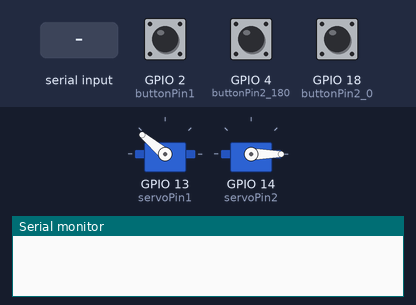
This sketch was run on a simulated ESP32. On the bench: 2 × servo, the last lines printed to the serial monitor. The test bench sets the inputs (shaded band); at power-on: GPIO 4 (buttonPin2_180) LOW, GPIO 2 (buttonPin1) LOW, GPIO 18 (buttonPin2_0) LOW.

Above: at 1.2 s.
1.3 s: GPIO 4 (buttonPin2_180) pulled HIGH for 1 s
At 3.3 s:
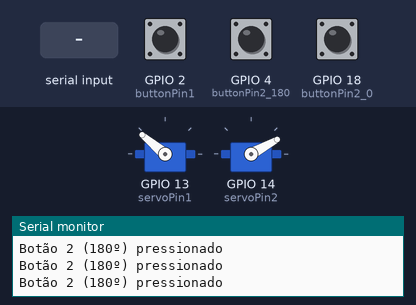
3.8 s: GPIO 2 (buttonPin1) pulled HIGH for 0.15 s
At 4.47 s:
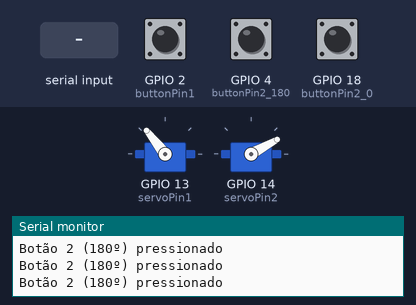
6.8 s: GPIO 18 (buttonPin2_0) pulled HIGH for 1 s
At 7.25 s:
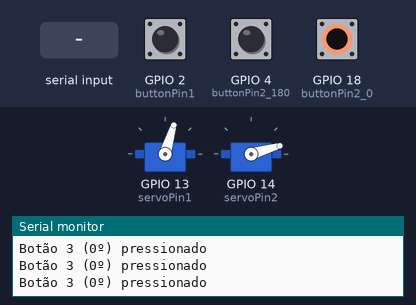
9.8 s: byte 90 received over Serial
12.8 s: byte 120 received over Serial
At 13.3 s:
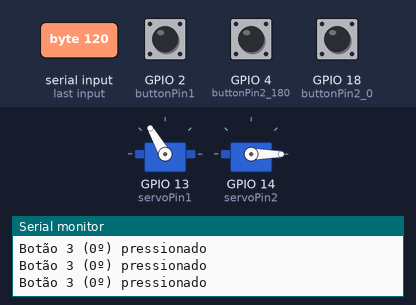
14.3 s: GPIO 2 (buttonPin1) pulled HIGH for 1 s
Timing chart, 0 to 20.9 s (numbered marks = the images above; inputs shaded):
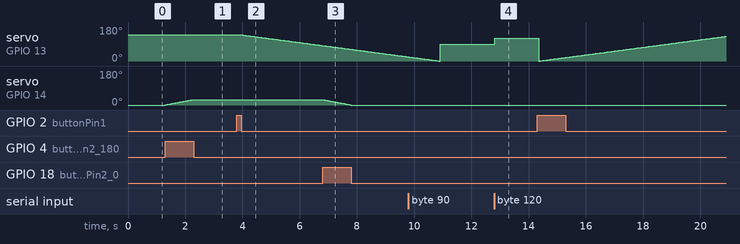

Measured:
- after the input at 1.3 s, servo on GPIO 14 (servoPin2): moves from 0° to 29° over 0.99 s, starting at once
- after the input at 3.8 s, servo on GPIO 13 (servoPin1): moves from 140° to 82° over 2.9 s, starting after 0.11 s
- after the input at 6.8 s, servo on GPIO 14 (servoPin2): moves from 29° to 0° over 0.99 s, starting at once
- after the input at 12.8 s, servo on GPIO 13 (servoPin1): 90° → 120° at once

The sketch:

portao_estores_2_cores_final.ino
```cpp
#include <ESP32Servo.h>
#include "freertos/FreeRTOS.h"
#include "freertos/task.h"

// Código 1
Servo servo1;                // Cria um objeto Servo
const int servoPin1 = 13;    // Pino onde o servo está conectado
const int buttonPin1 = 2;    // Pino onde o botão está conectado
int buttonState1 = 0;        // Variável para armazenar o estado do botão
bool servoAtInitialPosition1 = true; // Variável para verificar se o servo está na posição inicial
int servoPosition1 = 140;      // Variável para controlar a posição do servo

// Código 2
Servo servo2;                // Cria um objeto Servo
const int servoPin2 = 14;    // Pino onde o servo está conectado
const int buttonPin2_180 = 4;  // Pino onde o botão 2 está conectado
const int buttonPin2_0 = 18;    // Pino onde o botão 3 está conectado
int buttonState2_180 = 0;     // Variável para armazenar o estado do botão 2
int buttonState2_0 = 0;       // Variável para armazenar o estado do botão 3
int servoPosition2 = 0;       // Variável para controlar a posição do servo

void task1(void *parameter) {
  servo1.attach(servoPin1);  // Anexa o servo ao pino 13
  pinMode(buttonPin1, INPUT_PULLDOWN);  // Define o pino do botão como entrada com pull-down interno
  servo1.write(servoPosition1);  // Define a posição inicial do servo como 140 graus

  for (;;) {
    buttonState1 = digitalRead(buttonPin1);  // Lê o estado do botão

    if (Serial.available() > 0) { // Verifica se há dados disponíveis para leitura no serial
      int data = Serial.read(); // Lê o dado serial
      // Mova o servo para a posição recebida
      servo1.write(data);
    }

    if (buttonState1 == HIGH) {  // Verifica se o botão foi pressionado
      delay(50);  // Debounce do botão
      if (digitalRead(buttonPin1) == HIGH) {
        if (servoAtInitialPosition1) {
          for (int pos = servoPosition1; pos >= 0; pos -= 1) { // Move o servo gradualmente para 0 graus
            servo1.write(pos);
            delay(50); // Ajuste o atraso para controlar a velocidade do movimento
          }
        } else {
          for (int pos = servoPosition1; pos <= 140; pos += 1) { // Move o servo gradualmente para 140 graus
            servo1.write(pos);
            delay(50); // Ajuste o atraso para controlar a velocidade do movimento
          }
        }
        servoPosition1 = 140 - servoPosition1; // Inverte a posição do servo
        servoAtInitialPosition1 = !servoAtInitialPosition1; // Alterna o estado do servo
        while (digitalRead(buttonPin1) == HIGH) {}  // Aguarda até que o botão seja liberado
      }
    }
    vTaskDelay(10 / portTICK_PERIOD_MS); // Pequeno delay para evitar a sobrecarga da CPU
  }
}

void task2(void *parameter) {
  servo2.attach(servoPin2);  // Anexa o servo ao pino 2
  pinMode(buttonPin2_180, INPUT_PULLDOWN);  // Define o pino do botão 2 como entrada com pull-down interno
  pinMode(buttonPin2_0, INPUT_PULLDOWN);    // Define o pino do botão 3 como entrada com pull-down interno
  servo2.write(servoPosition2);  // Define a posição inicial do servo como 0 graus

  for (;;) {
    buttonState2_180 = digitalRead(buttonPin2_180);  // Lê o estado do botão 2
    buttonState2_0 = digitalRead(buttonPin2_0);      // Lê o estado do botão 3

    if (buttonState2_180 == HIGH) {  // Verifica se o botão 2 foi pressionado
      Serial.println("Botão 2 (180º) pressionado"); // Mensagem de depuração
      if (servoPosition2 < 180) {
        servoPosition2 += 1;  // Incrementa a posição do servo
        servo2.write(servoPosition2);
        delay(25); // Ajuste o atraso para controlar a velocidade do movimento
      }
    }

    if (buttonState2_0 == HIGH) {  // Verifica se o botão 2 foi pressionado
      Serial.println("Botão 3 (0º) pressionado"); // Mensagem de depuração
      if (servoPosition2 > 0) {
        servoPosition2 -= 1;  // Decrementa a posição do servo
        servo2.write(servoPosition2);
        delay(25); // Ajuste o atraso para controlar a velocidade do movimento
      }
    }

    vTaskDelay(10 / portTICK_PERIOD_MS); // Pequeno delay para evitar a sobrecarga da CPU
  }
}

void setup() {
  Serial.begin(115200); // Inicia a comunicação serial

  // Cria as tarefas para cada código nos diferentes núcleos
  xTaskCreatePinnedToCore(
    task1,     // Função da tarefa
    "Task1",   // Nome da tarefa
    10000,     // Tamanho da pilha (em palavras)
    NULL,      // Parâmetro para passar para a tarefa
    1,         // Prioridade da tarefa
    NULL,      // Handle da tarefa (opcional)
    0);        // Núcleo onde a tarefa será executada

  xTaskCreatePinnedToCore(
    task2,     // Função da tarefa
    "Task2",   // Nome da tarefa
    10000,     // Tamanho da pilha (em palavras)
    NULL,      // Parâmetro para passar para a tarefa
    1,         // Prioridade da tarefa
    NULL,      // Handle da tarefa (opcional)
    1);        // Núcleo onde a tarefa será executada
}

void loop() {
  // Deixe o loop vazio, pois as tarefas estão sendo executadas nos núcleos
}
```
